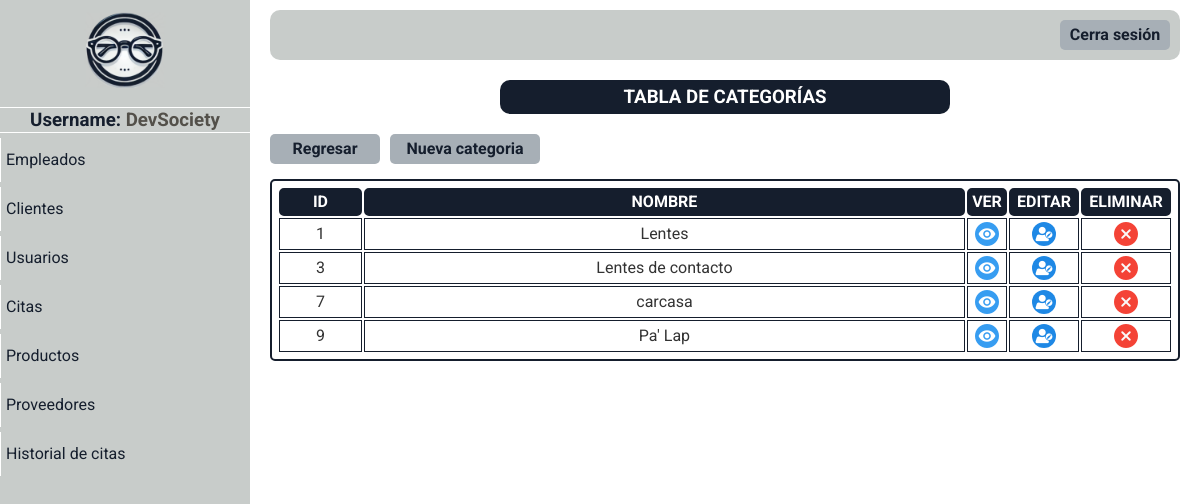
Page /paginas/mostrar_categoria.php (signed in) on the committed database.
### tables this page shows
CREATE TABLE `empleados` (
  `id_empleado` int(10) NOT NULL,
  `nombres` varchar(100) DEFAULT NULL,
  `apellidos` varchar(100) DEFAULT NULL,
  `correo` varchar(100) DEFAULT NULL,
  `telefono` varchar(15) DEFAULT NULL,
  `direccion` varchar(255) DEFAULT NULL,
  `rol` varchar(50) DEFAULT NULL,
  `fecha_contratacion` date DEFAULT NULL,
  `usuario` varchar(50) DEFAULT NULL,
  `contrasena` varchar(255) DEFAULT NULL,
  `libre` varchar(100) DEFAULT NULL
);

CREATE TABLE `categorias` (
  `id_categoria` int(5) NOT NULL,
  `nombre_categoria` varchar(50) DEFAULT NULL,
  `libre` int(11) DEFAULT NULL
);

### paginas/mostrar_categoria.php (the view, shortened to what this page needs)
<!DOCTYPE html>
<html lang="en">
<head>
</head>
<body>
    <?php include "menu_panel.php" ?>
    <div class="usuarios-content main-content">
        <div class="titulo">
            <h3>TABLA DE CATEGORÍAS</h3>
        </div>
        <div class="opciones-btn">
            <div class="btn">
                <a href="./mostrar_productos.php">Regresar</a>
            </div>
            <div class="btn-nuevo-cliente btn">
                <a href="registrar_categoria.php">Nueva categoria</a>
            </div>
        </div>
        <table>
            <tr>
                <th>ID</th>
                <th>NOMBRE</th>
                <th>VER</th>
                <th>EDITAR</th>
                <th>ELIMINAR</th>
            </tr>
            <?php
            require "../php/conexion.php";
            $datos_categoria = "SELECT * FROM categorias ORDER BY id_categoria ASC";
            $resultado = mysqli_query($conectar, $datos_categoria);
            while ($fila = mysqli_fetch_assoc($resultado)) { ?>
                <tr>
                    <td> <?php echo "$fila[id_categoria]" ?> </td>
                    <td> <?php echo "$fila[nombre_categoria]" ?></td>
                    <td class="btn-ver"> <a href="ver_categoria.php?origen=categorias&id=<?php echo $fila['id_categoria']; ?>"><img src="../imagenes/ojo.png" alt=""></a></td>
                    <td class="btn-editar"> <a href="../paginas/editar_categoria.php?origen=categorias&id=<?php echo $fila['id_categoria']; ?>"><img src="../imagenes/edit.png" alt=""></a></td>
                    <td class="btn-eliminar"> <a href="#" onClick="validar('../php/delete_categoria.php?id=<?php echo $fila['id_categoria']; ?>','<?php echo addslashes($fila['nombre_categoria']) ?>');"><img src="../imagenes/borrar.png" alt=""></a></td>
                </tr>
            <?php
            }
            ?>
        </table>
    </div>
</body>
</html>

### paginas/menu_panel.php (shortened to what this page needs)
<?php
require '../php/conexion.php';
$query_empleado = "SELECT rol, usuario FROM empleados WHERE id_empleado = ? LIMIT 1";
$consulta_empleado = $conectar->prepare($query_empleado);
$consulta_empleado->bind_param("s", $_SESSION['id']);
$consulta_empleado->execute();
$resultado_empleado = $consulta_empleado->get_result();
$info_empleado = $resultado_empleado->fetch_assoc();
if($resultado_empleado->num_rows > 0){
    if ($_SESSION['rol'] == 'Administrador') {
        $options = '
        <a href="./mostrar_empleados.php">Empleados</a>
        <a href="./mostrar_clientes.php">Clientes</a>
        <a href="./mostrar_usuarios.php">Usuarios</a>
        <a href="./mostrar_citas.php">Citas</a>
        <a href="./mostrar_productos.php">Productos</a>
        <a href="./mostrar_proveedores.php">Proveedores</a>
        <a href="#">Historial de citas</a>
    ';
} else if ($_SESSION['rol'] == 'Empleado') {
    $options = '
        <a href="#">Citas</a>
        <a href="./mostrar_clientes.php">Clientes</a>
        <a href="./mostrar_productos.php">Productos</a>
        <a href="./mostrar_proveedores.php">Proveedores</a>
        <a href="#">Historial de citas</a>
        ';
    }
}else{
    require "../php/salir.php";
}
?>
<!DOCTYPE html>
<html lang="en">
<head>
    <link rel="stylesheet" href="../css/normalize.css">
    <link rel="stylesheet" href="../css/style.css" />
</head>
<body>
    <div class="container-menu-lateral">
        <div class="sidebar">
            <div class="sidebar-logo">
                <a href="./dashboard.php"><img src="../imagenes/logo.png" alt=""></a>
            </div>
            <hr>
            <h3>Username: <span><?php echo $info_empleado['usuario'] ?></span></h3>
            <hr>
            <div class="btn-sidebar">
                <?php echo $options?>
            </div>
        </div>
    </div>
    <div class="main-content">
        <header class="header">
            <div class="btn-cerrar-sesion btn"><a href="../php/salir.php">Cerra sesión</a></div>
        </header>
    </div>
</body>
</html>

### css/style.css (style rules this page uses)
:root { --color0: #ffffff; --color1: #c8ccca; --color2: #151e2d; --color3: #a7afb6; --color4: #53504a; }
* { box-sizing: border-box; margin: 0; padding: 0; }
*, *::before, *::after { box-sizing: inherit; }
html { font-size: 62.5%; box-sizing: border-box; }
body { font-family: "Roboto"; font-size: 16px; line-height: 24px; color: #333; height: 100vh; }
.main-content { flex-grow: 1; padding: 10px 20px; margin-left: 250px; }
.btn { display: flex; cursor: pointer; width: 110px; height: 30px; background-color: var(--color3); justify-content: center; align-items: center; border-radius: 5px; font-weight: bold; }
.btn a { display: flex; color: var(--color2); text-decoration: none; height: 100%; width: 100%; justify-content: center; transition: 0.4s ease-out; align-items: center; }
.opciones-btn { display: flex; gap: 10px; margin-top: 20px; }
.container-menu-lateral { display: flex; height: 100%; position: fixed; }
.sidebar { text-align: center; width: 250px; background-color: var(--color1); color: var(--color0); }
.sidebar h3 { color: var(--color2); }
.sidebar hr { max-width: 250px; background-color: var(--color0); height: 1px; border: none; }
.btn-sidebar a { text-align: start; display: flex; align-items: center; color: var(--color2); text-decoration: none; padding: 10px 5px; margin: 5px 0; width: 100%; border-left: var(--color0) solid 0.5px; transition: font-size 0.2s ease-out; }
.sidebar-logo img { width: 100px; }
.header { display: flex; align-items: center; justify-content: end; background-color: var(--color1); height: 50px; border-radius: 10px; padding: 10px; }
.titulo { width: 450px; text-align: center; margin: auto; background-color: var(--color2); padding: 5px; color: var(--color0); border-radius: 10px; margin-bottom: 5px; }
table { border: var(--color2) solid 2px; margin: auto; margin-top: 15px; padding: 5px; width: 100%; border-radius: 5px; }
th { background-color: var(--color2); border: 2px var(--color2) solid; color: var(--color0); border-radius: 5px; }
td { text-align: center; border: var(--color2) solid 1px; }
td a { display: flex; justify-content: center; align-items: center; padding: 3px 0; }
.btn-editar img { border-radius: 100%; }
.btn-eliminar { width: 90px; transition: 0.3s ease-out; }
.btn-editar { width: 70px; transition: 0.3s ease-out; }
.btn-ver { width: 40px; transition: 0.3s ease-out; }
.btn-nuevo-cliente { width: 150px; }
span { color: var(--color4); }

### rows in the picture
empleados: usuario "DevSociety"
categorias: id_categoria "1", nombre_categoria "Lentes"
categorias: id_categoria "3", nombre_categoria "Lentes de contacto"
categorias: id_categoria "7", nombre_categoria "carcasa"
categorias: id_categoria "9", nombre_categoria "Pa' Lap"
